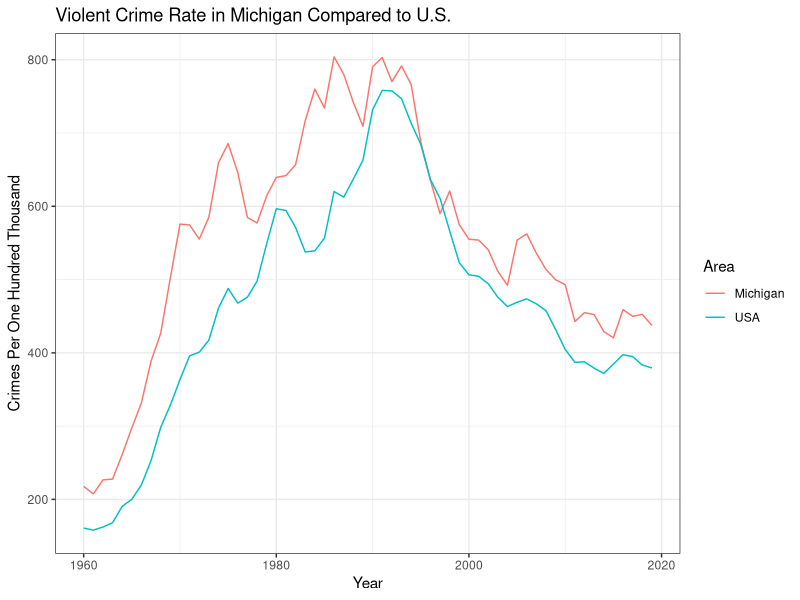
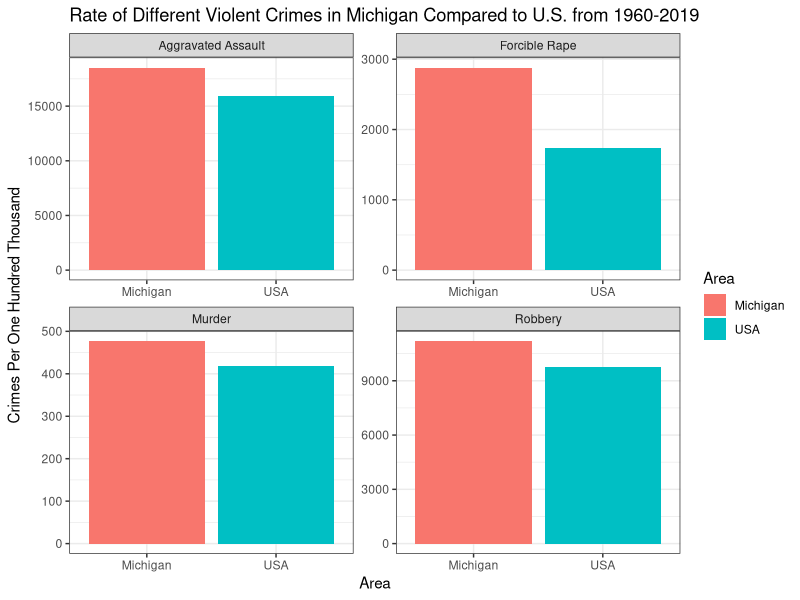

Recreate these plots in R, in order.
## ---- chunk 1
knitr::opts_chunk$set(
  echo = TRUE,
  error = TRUE,    # display errors but keep going.
  comment = "",    # don't add '##' characters before output.
  message = FALSE  # don't include messages in the knitted output (check them in RStudio)
  )
library(tidyverse)
library("stringr") 
theme_set(theme_bw())
## ---- chunk 2
# Load the Data
mi_crime <- read_csv("MichiganCrime.csv")
usa_crime <- read_csv("USCrime.csv")
## ---- chunk 3
# Adding an area variable
mi_crime <- mi_crime %>% 
  mutate(Area = 'Michigan')

usa_crime <- usa_crime %>% 
  mutate(Area = 'USA')
## ---- chunk 4
# Joining the datasets
crime <- full_join(mi_crime, usa_crime)
## ---- chunk 5
# Selecting only Necessary Variables
crime2 <- crime %>% 
  select(Year, Violent, Area, Population)
## ---- chunk 6
# Remove Commas and Spaces
violent <- str_remove_all(crime2$Violent, ",")
violent2 <- str_trim(violent, "both")
pop <- str_remove_all(crime2$Population, ",")
pop2 <- str_trim(pop, "both")
year <- str_trim(crime2$Year, "both")

# Make Population and Violent Crimes Numeric
crime2 <- crime2 %>% 
  mutate(Population = as.numeric(pop2)) %>% 
  mutate(Violent = as.numeric(violent2)) %>% 
  mutate(Year = year)
  
## ---- chunk 7
# Create Per One Hundred Variable
crime2 <- crime2 %>% 
  mutate(perHundredThousand = ((Violent / Population) * 100000))
## ---- chunk 8
crime2 %>% 
  ggplot() +
  aes(x = as.numeric(Year), y = perHundredThousand, color = Area) +
  geom_line() +
  labs(title = 'Violent Crime Rate in Michigan Compared to U.S.', 
       x = 'Year', 
       y = 'Crimes Per One Hundred Thousand')
## ---- chunk 9
# Selecting only Violent Crimes (separately)
crime3 <- crime %>% 
  select(Year, Murder, `Forcible Rape`, `Aggrevated Assault`, Robbery, Area, Population)

# Remove Commas and Spaces, like earlier
murder <- str_remove_all(crime3$Murder, ",")
murder2 <- str_trim(murder, "both")
robbery <- str_remove_all(crime3$Robbery, ",")
robbery2 <- str_trim(robbery, "both")
forcible <- str_remove_all(crime3$`Forcible Rape`, ",")
forcible2 <- str_trim(forcible, "both")
aggrevated <- str_remove_all(crime3$`Aggrevated Assault`, ",")
aggrevated2 <- str_trim(aggrevated, "both")
population <- str_remove_all(crime3$Population, ",")
population2 <- str_trim(pop, "both")
year <- str_trim(crime3$Year, "both")

# Make Population and Violent Crimes Numeric
crime3 <- crime3 %>% 
  mutate(Population = as.numeric(population2)) %>% 
  mutate(Robbery = as.numeric(robbery2)) %>% 
  mutate(Murder = as.numeric(murder2)) %>% 
  mutate(`Forcible Rape` = as.numeric(forcible2)) %>% 
  mutate(`Aggrevated Assault` = as.numeric(aggrevated2)) %>% 
  mutate(Year = year)
## ---- chunk 10
# Create Per One Hundred Variable for each Crime
crime3 <- crime3 %>% 
  mutate(Murder = ((Murder / Population) * 100000)) %>% 
  mutate(`Forcible Rape` = ((`Forcible Rape` / Population) * 100000)) %>% 
  mutate(`Aggrevated Assault` = ((`Aggrevated Assault` / Population) * 100000)) %>% 
  mutate(Robbery = ((Robbery / Population) * 100000)) 

# Rename Misspelled Column Names and Pivot
crime3 <- crime3 %>% 
  rename(`Aggravated Assault` = `Aggrevated Assault`) %>% 
  pivot_longer(-c(Year, Population, Area), names_to = 'Crime', values_to = 'Number')

# Create the Plot
crime3 %>% 
  ggplot() +
  aes(x = Area, y = Number, fill = Area) +
  geom_col() +
  facet_wrap(~Crime, scales = "free") +
  labs(title = 'Rate of Different Violent Crimes in Michigan Compared to U.S. from 1960-2019', 
       x = 'Area', 
       y = 'Crimes Per One Hundred Thousand')
